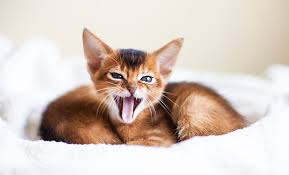
#> input picture S3/img/Cat_1.jpeg, 289 x 175 px
$ python -i utils.py   (imports and definitions only)
#> lines starting #> are read from the running program, lines starting #| are printed output that depends on the picture; after the words box and inside, x2 and y2 are one past the last pixel; in counts of white or black regions, pixels touching at a corner belong together
#> further down, picture is the input picture: shape (175, 289, 3); mean B, G, R 195, 203.6, 217.3
import csv
import cv2
import numpy as np
from datetime import datetime
import os
from pathlib import Path
import subprocess
import sys

DATETIME_FORMT = "%Y-%m-%d %H:%M:%S"


# [158 lines left out: functions get_current_datetime, get_datetime_from_filename, get_files_newer_than, get_last_target_datetime, update_last_target_datetime, save_to_tsv and 4 more, not called in this run]


def concat_tile(im_list_2d):
    return cv2.vconcat([cv2.hconcat(im_list_h) for im_list_h in im_list_2d])


def increase_contrast(image, alpha=1.5, beta=0):
    contrasted_image = cv2.convertScaleAbs(image, alpha=alpha, beta=beta)
    return contrasted_image


# [70 lines left out: functions generate_mask, convert_to_yellow_tint, overlay_mask_on_grayscale_image, overlay_mask_on_image, overwrite_with_blue_tint, white_pixel_ratio, not called in this run]


def binarize_image(image, threshold=90):
    # チャンネル数が1の場合、3チャンネルに変換
#> called with threshold = 90
    if len(image.shape) == 2 or image.shape[2] == 1:
        image = cv2.cvtColor(image, cv2.COLOR_GRAY2BGR)
    grayscale = cv2.cvtColor(image, cv2.COLOR_BGR2GRAY)
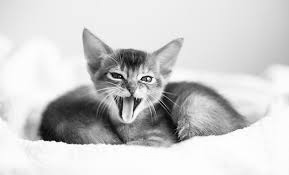
#> grayscale: shape (175, 289); min 2, max 255, mean 206.7
    _, binary_image = cv2.threshold(grayscale, threshold, 255, cv2.THRESH_BINARY)
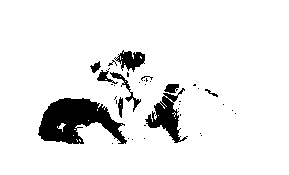
#> binary_image: shape (175, 289); 91.5% white; 38 black regions (29 under 20 px), largest, box (x1, y1, x2, y2) and area: (38, 98, 127, 144) 2392, (145, 88, 188, 143) 874, (114, 50, 145, 72) 367
    binary_colored = cv2.cvtColor(binary_image, cv2.COLOR_GRAY2BGR)

    return binary_colored


# [196 lines left out: functions put_text_on_top_right, merge_adjacent_boxes, fill_outside_rectangle, draw_grid, add_yellow_border, calculate_mask_percentage_in_rectangle and 3 more, not called in this run]

>>> import cv2
>>> picture = cv2.imread('../../../../../S3/img/Cat_1.jpeg')
>>> result = binarize_image(picture)

$ run again, on S3/img/Cat_2.jpeg
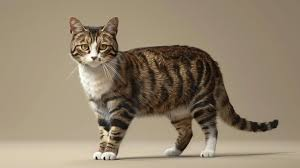
#> input picture S3/img/Cat_2.jpeg, 300 x 168 px
#> picture is the input picture: shape (168, 300, 3); mean B, G, R 110.9, 132.7, 147.6
#> in binarize_image, `grayscale = cv2.cvtColor(image, cv2.COLOR_BGR2GRAY)`:
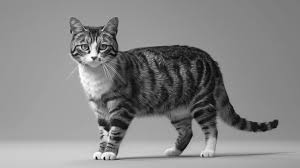
#> grayscale: shape (168, 300); min 2, max 254, mean 134.6
#> in binarize_image, `_, binary_image = cv2.threshold(grayscale, threshold, 255, cv2.THRESH_..`:
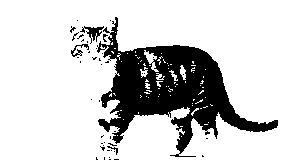
#> binary_image: shape (168, 300); 81.8% white; 45 black regions (40 under 20 px), largest, box (x1, y1, x2, y2) and area: (97, 17, 278, 157) 8767, (80, 26, 104, 44) 155, (71, 44, 89, 57) 79, (107, 146, 118, 155) 26, (103, 34, 108, 42) 20

$ run again, on S3/img/Cat_3.jpeg
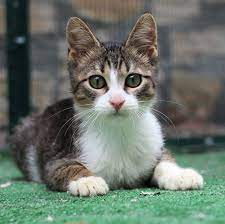
#> input picture S3/img/Cat_3.jpeg, 225 x 224 px
#> picture is the input picture: shape (224, 225, 3); mean B, G, R 105.9, 115.6, 105.6
#> in binarize_image, `grayscale = cv2.cvtColor(image, cv2.COLOR_BGR2GRAY)`:
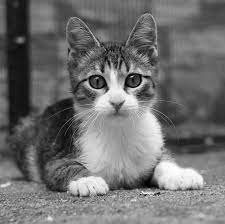
#> grayscale: shape (224, 225); min 0, max 255, mean 111.5
#> in binarize_image, `_, binary_image = cv2.threshold(grayscale, threshold, 255, cv2.THRESH_..`:
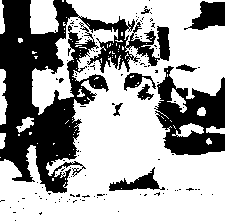
#> binary_image: shape (224, 225); 64.3% white; 129 black regions (120 under 20 px), largest, box (x1, y1, x2, y2) and area: (0, 0, 170, 193) 12400, (154, 66, 225, 155) 3524, (184, 1, 225, 30) 710

$ run again, on S3/img/Cat_4.jpeg
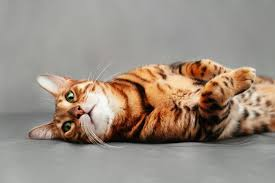
#> input picture S3/img/Cat_4.jpeg, 275 x 183 px
#> picture is the input picture: shape (183, 275, 3); mean B, G, R 130.9, 142.3, 154.9
#> in binarize_image, `grayscale = cv2.cvtColor(image, cv2.COLOR_BGR2GRAY)`:
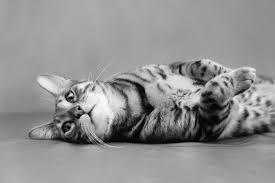
#> grayscale: shape (183, 275); min 0, max 254, mean 144.8
#> in binarize_image, `_, binary_image = cv2.threshold(grayscale, threshold, 255, cv2.THRESH_..`:
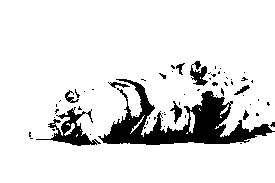
#> binary_image: shape (183, 275); 88.6% white; 63 black regions (53 under 20 px), largest, box (x1, y1, x2, y2) and area: (98, 79, 275, 145) 4078, (36, 107, 101, 146) 805, (190, 61, 208, 86) 241
